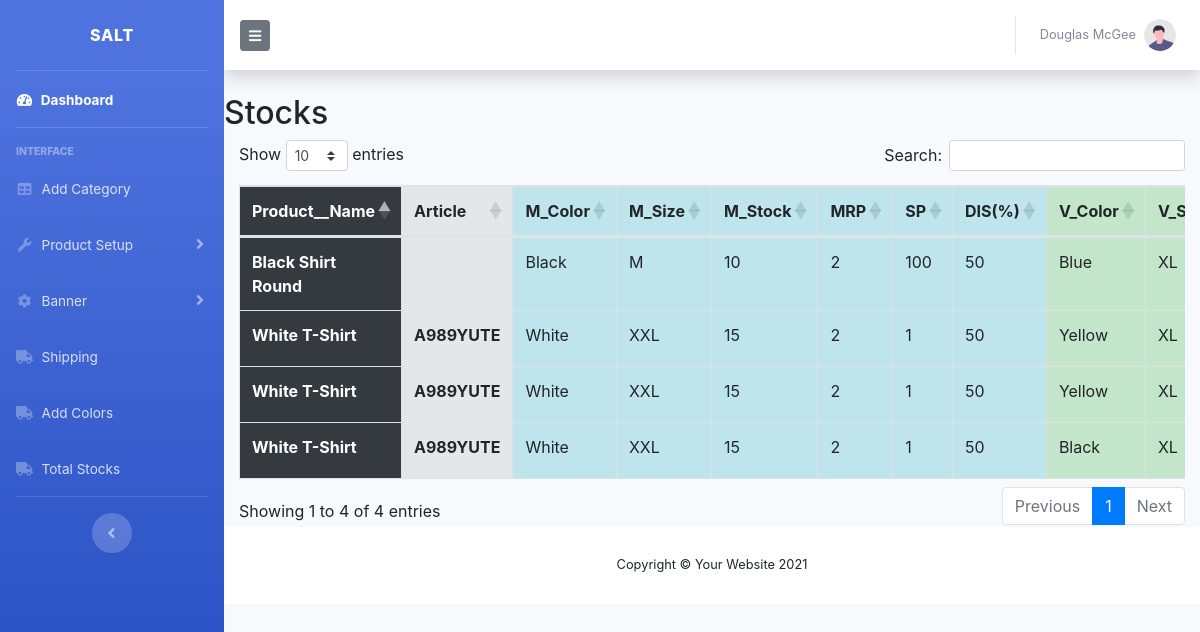
The page /show-stocks on the database its author committed.
### tables this page shows
CREATE TABLE `tbl_product_variation` (
  `variant_id` int(11) NOT NULL,
  `product_id` int(11) NOT NULL,
  `variation_uuid` varchar(255) NOT NULL,
  `product_uuid` varchar(255) NOT NULL,
  `product_size` varchar(255) NOT NULL,
  `product_size_name` varchar(255) NOT NULL,
  `product_color` varchar(255) NOT NULL,
  `product_color_name` varchar(255) NOT NULL,
  `product_mrp` int(6) NOT NULL,
  `product_selling_price` int(6) NOT NULL,
  `discount_percentage` int(2) NOT NULL,
  `product_quantity` int(11) NOT NULL,
  `created_at` timestamp(6) NOT NULL DEFAULT current_timestamp(6) ON UPDATE current_timestamp(6),
  `isDeleted` int(2) NOT NULL,
  `isActive` int(2) NOT NULL DEFAULT 1,
  `status` int(2) NOT NULL DEFAULT 1
);

CREATE TABLE `tbl_main_product` (
  `product_id` int(12) NOT NULL,
  `product_uuid` varchar(255) NOT NULL,
  `product_name` varchar(255) NOT NULL,
  `slug_product` varchar(255) NOT NULL,
  `brand_name` varchar(25) NOT NULL,
  `article_no` varchar(100) NOT NULL,
  `parent_cat_id` int(2) NOT NULL,
  `child_cat_id` int(2) NOT NULL,
  `slug_cat_child` varchar(255) DEFAULT NULL,
  `product_main_image` varchar(255) NOT NULL,
  `product_short_description` varchar(255) NOT NULL,
  `product_long_description` varchar(255) NOT NULL,
  `product_size` varchar(255) NOT NULL,
  `product_size_name` varchar(255) NOT NULL,
  `product_color` varchar(255) NOT NULL,
  `product_color_name` varchar(255) NOT NULL,
  `product_quantity` int(100) NOT NULL,
  `product_mrp` int(6) NOT NULL,
  `product_selling_price` int(6) NOT NULL,
  `discount_percentage` int(2) NOT NULL,
  `created_at` timestamp(6) NOT NULL DEFAULT current_timestamp(6) ON UPDATE current_timestamp(6),
  `updated_at` timestamp(6) NOT NULL DEFAULT '0000-00-00 00:00:00.000000',
  `status` int(2) NOT NULL DEFAULT 1,
  `isActive` int(2) NOT NULL DEFAULT 1
);

### application/controllers/Admin/Admin_Controller.php (called while the page is built, shortened)
<?php
class Admin_Controller extends CI_Controller {
	function __construct() {
		$this->load->helper('url');
        $this->load->model('Admin_model');
	}
	public function show_total_stocks(){
		$data['total_stocks'] = $this->Admin_model->total_stocks();
		$this->load->view('admin/header');
		$this->load->view('admin/side_nav');
		$this->load->view('admin/top_nav');
		$this->load->view('admin/total_stocks', $data);
		$this->load->view('admin/footer');
	}
}

### index.php (called while the page is built, shortened)
<?php
require_once BASEPATH.'core/CodeIgniter.php';

### application/models/Admin_model.php (called while the page is built, shortened)
<?php
 class Admin_Model extends CI_Model{
    public function total_stocks()
    {
        $query = "SELECT
                    mp.product_uuid,
                    mp.product_name,
                    mp.article_no,
                    pv.variation_uuid,
                    (mp.product_color_name) AS main_color,
                    (mp.product_size_name) As main_size,
                    (mp.product_quantity) AS main_stocks,
                    (mp.product_mrp) AS main_mrp,
                    (mp.product_selling_price) AS main_sp,
                    (mp.discount_percentage) AS main_discount,
                    (pv.product_color_name)AS color_v,
                    (pv.product_size_name) As size_v,
                    (pv.product_quantity) AS stocks_v,
                    (pv.product_mrp) AS mrp_v,
                    (pv.product_selling_price) AS sp_v,
                    (pv.discount_percentage) AS discount_v
                    FROM tbl_main_product AS mp INNER JOIN
                    tbl_product_variation AS pv
                    ON mp.product_uuid = pv.product_uuid";
        $q = $this->db->query($query);
        if ($q->num_rows() > 0) {
            return $q->result_array();
        }
        else {
            return NULL;
        }
    }
}

### application/views/admin/total_stocks.php (the view, shortened to what this page needs)
<!DOCTYPE html>
<html lang="en">
<head>
    <h2>Stocks</h2>
    <link rel="stylesheet" href="https://cdnjs.cloudflare.com/ajax/libs/twitter-bootstrap/4.5.2/css/bootstrap.css">
    <link rel="stylesheet" href="https://cdn.datatables.net/1.13.4/css/dataTables.bootstrap4.min.css">
</head>
<body>
<div class='container-fluid'>
<div class="table-responsive">
<table class="table  table-bordered"  id="example" style="width:100%">
  <thead>
    <tr>
      <th scope="col" class="table-dark">Product__Name</th>
      <th scope="col" class="table-active">Article</th>
      <th scope="col" class='table-info'>M_Color</th>
      <th scope="col" class='table-info'>M_Size</th>
      <th scope="col" class='table-info'>M_Stock</th>
      <th scope="col" class='table-info'>MRP</th>
      <th scope="col" class='table-info'>SP</th>
      <th scope="col" class='table-info'>DIS(%)</th>
      <th scope="col" class='table-success'>V_Color</th>
      <th scope="col" class='table-success'>V_Size</th>
    </tr>
  </thead>
  <tbody>
  <?php
    if(isset($total_stocks)){
        foreach($total_stocks as $stock):
    ?>
    <tr>
      <th scope="row" class="table-dark"><?= $stock['product_name']; ?></th>
      <th scope="row" class="table-active"><?= $stock['article_no']; ?></th>
      <td class='table-info'><?= $stock['main_color']; ?></td>
      <td class='table-info'><?= $stock['main_size']; ?></td>
      <td class='table-info'><?= $stock['main_stocks']; ?></td>
      <td class='table-info'><?= $stock['main_mrp']; ?></td>
      <td class='table-info'><?= $stock['main_sp']; ?></td>
      <td class='table-info'><?= $stock['main_discount']; ?></td>
      <td class='table-success'><?= $stock['color_v']; ?></td>
      <td class='table-success'><?= $stock['size_v']; ?></td>
    </tr>
    <?php endforeach; } ?>
  </tbody>
</table>
</div>
</div>
</body>
</html>

### rows shown on the page
tbl_product_variation: product.product_name "Black Shirt Round", product.product_color_name "Black", product.product_size_name "M", product.product_quantity "10", product.product_mrp "2", product.product_selling_price "100", product.discount_percentage "50", product_color_name "Blue", product_size_name "XL"
tbl_product_variation: product.product_name "White T-Shirt", product.article_no "A989YUTE", product.product_color_name "White", product.product_size_name "XXL", product.product_quantity "15", product.product_mrp "2", product.product_selling_price "1", product.discount_percentage "50", product_color_name "Yellow", product_size_name "XL"
tbl_product_variation: product.product_name "White T-Shirt", product.article_no "A989YUTE", product.product_color_name "White", product.product_size_name "XXL", product.product_quantity "15", product.product_mrp "2", product.product_selling_price "1", product.discount_percentage "50", product_color_name "Yellow", product_size_name "XL"
tbl_product_variation: product.product_name "White T-Shirt", product.article_no "A989YUTE", product.product_color_name "White", product.product_size_name "XXL", product.product_quantity "15", product.product_mrp "2", product.product_selling_price "1", product.discount_percentage "50", product_color_name "Black", product_size_name "XL"
